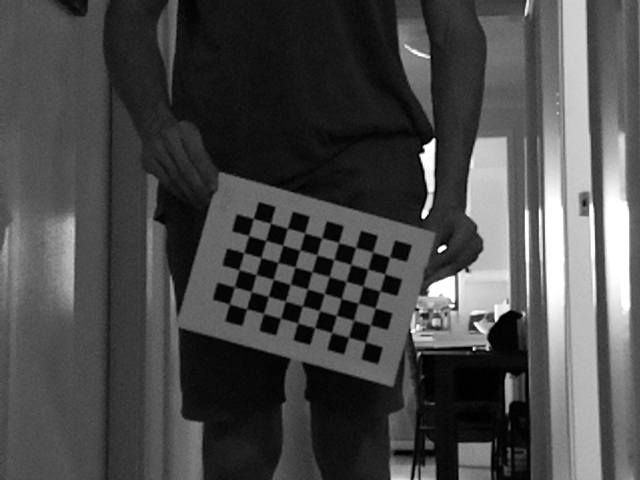
#> input picture raspi/calib_S/left0.png, 640 x 480 px, given in place of l_0020.png, which was not available
$ python 3D_point_check.py   (older library calls are emulated)
#> lines starting #> are read from the running program, lines starting #| are printed output that depends on the picture; after the words box and inside, x2 and y2 are one past the last pixel; in counts of white or black regions, pixels touching at a corner belong together; pictures that were not available may be replaced by others from this repository, and a replacement may not be noted
### testing/stereo_calibration_t.py
import cv2 as cv
from glob import glob
import numpy as np
import pickle
import os
import matplotlib.pyplot as plt
import consts_t as c
import camera_calibration_t as cal

class StereoCal(object):
	def __init__(self, rms = None, cameraMatrix1 = None, distCoeffs1 = None, cameraMatrix2 = None, distCoeffs2 = None, R = None, T = None, E = None, F = None, R1 = None, R2 = None, P1 = None, P2 = None, Q = None, validPixROI1 = None, validPixROI2 = None):
		self.rms = rms
		self.cameraMatrix1 = cameraMatrix1
		self.distCoeffs1 = distCoeffs1
		self.cameraMatrix2 = cameraMatrix2
		self.distCoeffs2 = distCoeffs2
		self.R = R
		self.T = T
		self.E = E
		self.F = F
		self.R1 = R1
		self.R2 = R2
		self.P1 = P1
		self.P2 = P2
		self.Q = Q
		self.validPixROI1 = validPixROI1
		self.validPixROI2 = validPixROI2

	def save_params(self, filename):
	    with open(filename, 'wb') as f:
	        np.savez(f, rms = self.rms, cameraMatrix1 = self.cameraMatrix1, distCoeffs1 = self.distCoeffs1, cameraMatrix2 = self.cameraMatrix2, distCoeffs2 = self.distCoeffs2, R = self.R, T = self.T, E = self.E, F = self.F, R1 = self.R1, R2 = self.R2, P1 = self.P1, P2 = self.P2, Q = self.Q, validPixROI1 = self.validPixROI1, validPixROI2 = self.validPixROI2)

	def load_params(self, filename):
#> called with filename = '0.8524stereo_calib.npy'
		try:
		    with open(filename, 'rb') as f:
#> (reads testing/0.8524stereo_calib.npy from the repository)
		        myfile = np.load(f)
		        cam_cal = StereoCal(myfile['rms'], myfile['cameraMatrix1'], myfile['distCoeffs1'], myfile['cameraMatrix2'], myfile['distCoeffs2'], myfile['R'], myfile['T'], myfile['E'], myfile['F'], myfile['R1'], myfile['R2'], myfile['P1'], myfile['P2'], myfile['Q'], myfile['validPixROI1'], myfile['validPixROI2'])
		        print(f"{filename} loaded successfully")
		        self.rms = myfile['rms']
		        self.cameraMatrix1 = myfile['cameraMatrix1']
		        self.distCoeffs1 = myfile['distCoeffs1']
		        self.cameraMatrix2 = myfile['cameraMatrix2']
		        self.distCoeffs2 = myfile['distCoeffs2']
		        self.R = myfile['R']
		        self.T = myfile['T']
		        self.E = myfile['E']
		        self.F = myfile['F']
		        self.R1 = myfile['R1']
		        self.R2 = myfile['R2']
		        self.P1 = myfile['P1']
		        self.P2 = myfile['P2']
		        self.Q = myfile['Q']
		        self.validPixROI1 = myfile['validPixROI1']
		        self.validPixROI2 = myfile['validPixROI2']
		        return cam_cal

		except OSError:
			print(f"{filename} does not exist")

		return None

# [157 lines left out: functions process_image, generate_pattern_points, find_chessboards, validate_chessboards, calibrate_stereo, main, not called in this run]


# [2 lines that do not run on import are left out]

### testing/3D_point_check.py
import cv2
import numpy as np
import os
import stereo_calibration_t as s_calib
import matplotlib.pyplot as plt

ROOT_P = 'D:\\documents\\local uni\\FYP\\code'
os.chdir(ROOT_P)

IMG_P = ROOT_P + '\\' + 'img' + '\\' + 'stereo_3D'
MAIN_P = ROOT_P + '\\' + 'testing'

if __name__ == "__main__":
	os.chdir(MAIN_P)
	s_cal = s_calib.StereoCal()
	s_cal.load_params('0.8524stereo_calib.npy')
	os.chdir(IMG_P)

	img_L = cv2.imread('l_0020.png', cv2.IMREAD_GRAYSCALE)
#> img_L is the input picture: shape (480, 640); min 0, max 255, mean 73.8
	img_R = cv2.imread('r_0020.png', cv2.IMREAD_GRAYSCALE)
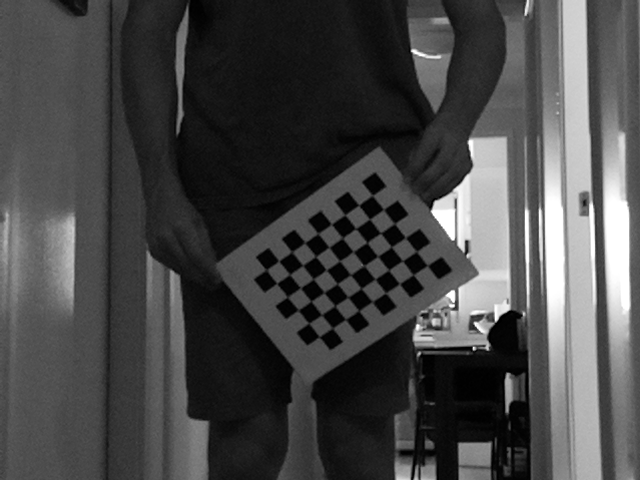
#> input picture raspi/calib_S/left270.png, 640 x 480 px, given in place of r_0020.png, which was not available
#> img_R is the input picture: shape (480, 640); min 0, max 255, mean 71.1

	Lmap1, Lmap2 = cv2.initUndistortRectifyMap(s_cal.cameraMatrix1,s_cal.distCoeffs1,s_cal.R1,s_cal.P1,(640,480),cv2.CV_32FC1)
	Rmap1, Rmap2 = cv2.initUndistortRectifyMap(s_cal.cameraMatrix2,s_cal.distCoeffs2,s_cal.R2,s_cal.P2,(640,480),cv2.CV_32FC1)
	img_L_r = cv2.remap(img_L, Lmap1, Lmap2, interpolation=cv2.INTER_CUBIC, borderMode=cv2.BORDER_CONSTANT)
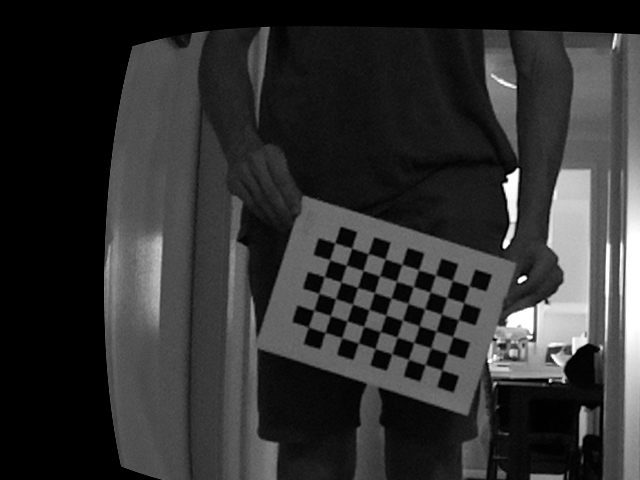
#> img_L_r: shape (480, 640); min 0, max 255, mean 48.6
	img_R_r = cv2.remap(img_R, Rmap1, Rmap2, interpolation=cv2.INTER_CUBIC, borderMode=cv2.BORDER_CONSTANT)
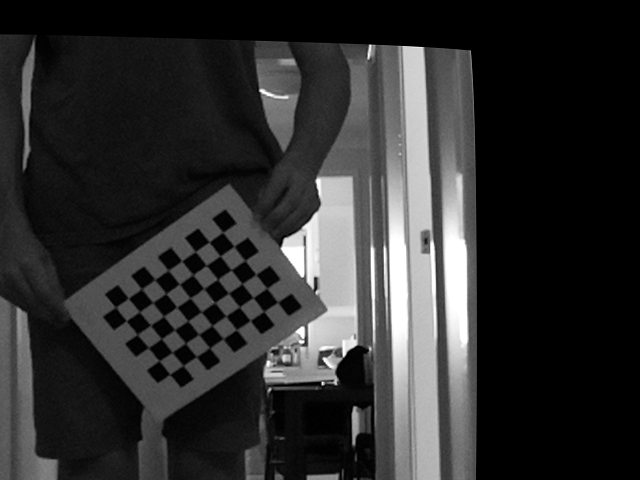
#> img_R_r: shape (480, 640); min 0, max 255, mean 46.6

	img_o_1 = cv2.hconcat([img_L,img_R])
	img_o = cv2.hconcat([img_L_r,img_R_r])
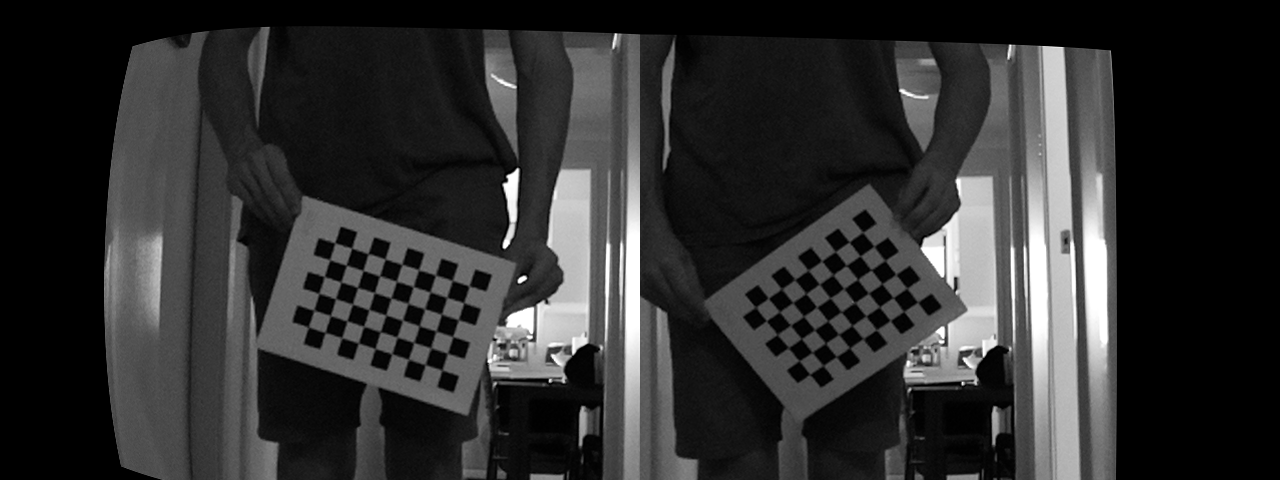
#> img_o: shape (480, 1280); min 0, max 255, mean 47.6

	diff = 40
	for i in range(int(480/diff)):
		img_o[i*diff,:] = 255
		img_o_1[i*diff,:] = 255
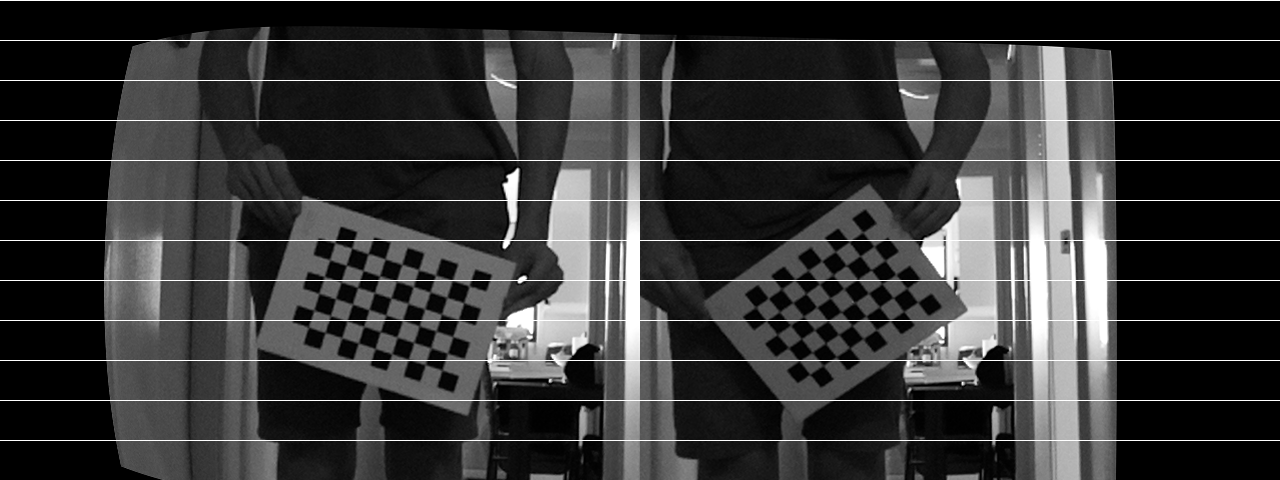
#> img_o: shape (480, 1280); 2.48% of pixels changed, all inside (x1, y1, x2, y2) = (0, 0, 1280, 441)
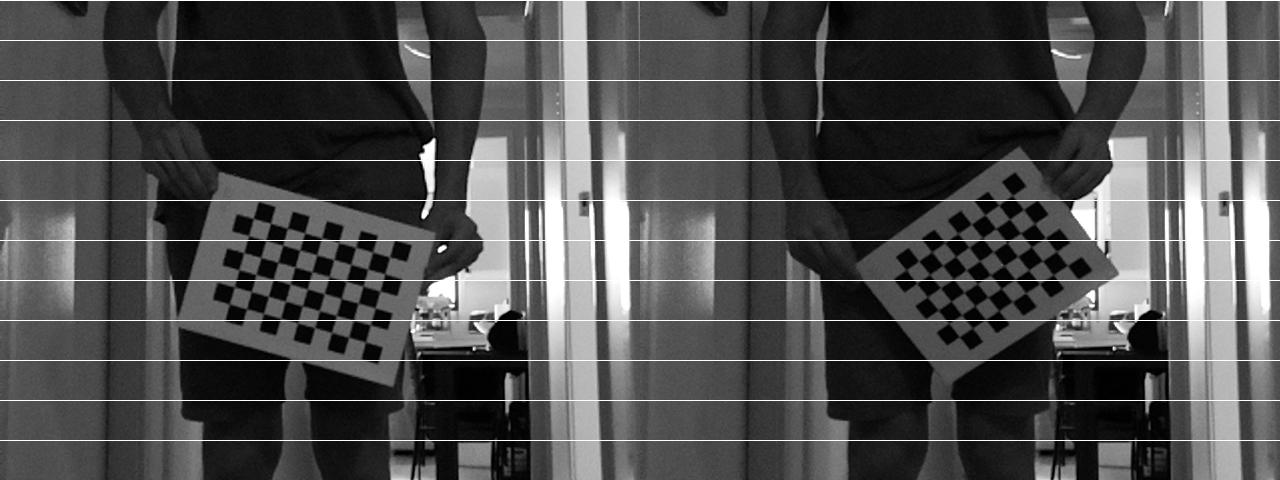
#> img_o_1: shape (480, 1280); min 0, max 255, mean 77.1

	cv2.imshow("img",img_o)
	cv2.imwrite("img_original.png", img_o_1)
	cv2.imwrite("img_rectified.png", img_o)
	# [10 lines of commented-out code are left out]

	pointsL = np.array([[[460.14,255.85]],
						[[461.83,314.88]],
						[[464.36,373.91]]], dtype=np.float32)

	pointsR = np.array([[[35.30,257.67]],
						[[35.30,317.25]],
						[[35.30,375.69]]], dtype=np.float32)

	pointsLu = cv2.undistortPoints(pointsL, s_cal.cameraMatrix1, s_cal.distCoeffs1, R=s_cal.R1, P=s_cal.P1)
	pointsRu = cv2.undistortPoints(pointsR, s_cal.cameraMatrix2, s_cal.distCoeffs2, R=s_cal.R2, P=s_cal.P2)

	## -- Triangulate points in 3D space -- ##
	points4d = cv2.triangulatePoints(s_cal.P1,s_cal.P2,pointsLu,pointsRu)

	## -- Convert homogeneous coordinates to Euclidean space -- ##
	points3d = np.array([i/points4d[3] for i in points4d[:3]])

	print(points3d)

	## -- Plot points -- ##
	from mpl_toolkits.mplot3d import Axes3D
	fig = plt.figure()
	ax = fig.add_subplot(111, projection='3d')
	ax.set_xlabel('x (m)')
	ax.set_ylabel('y (m)')
	ax.set_zlabel('z (m)')
	ax.set_xlim(-0.05, 0.05)
	ax.set_ylim(0.45, 0.55)
	ax.set_zlim(0, 0.1)

	x = 0
	y = 1
	z = 2

	for i,X in enumerate(points3d[x]):
		ax.scatter(xs=points3d[x][i]-(25E-2/2),ys=points3d[z][i],zs=points3d[y][i])
		if i>3:
			break
	plt.show()
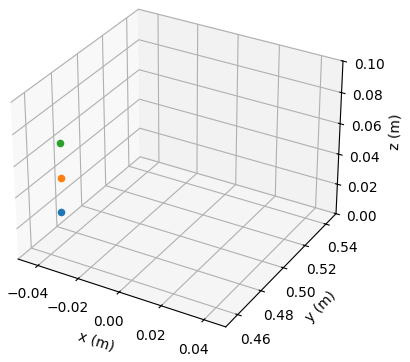
#> figure drawn by matplotlib, 1 panel
